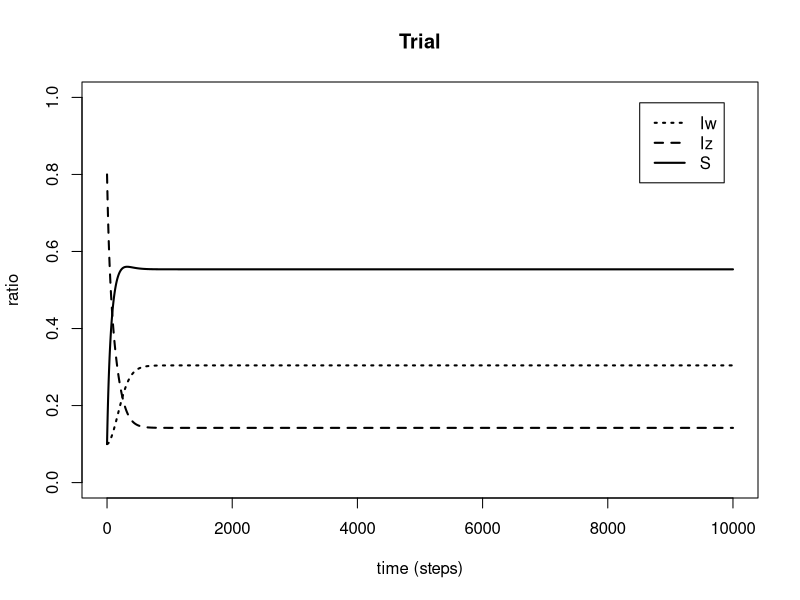
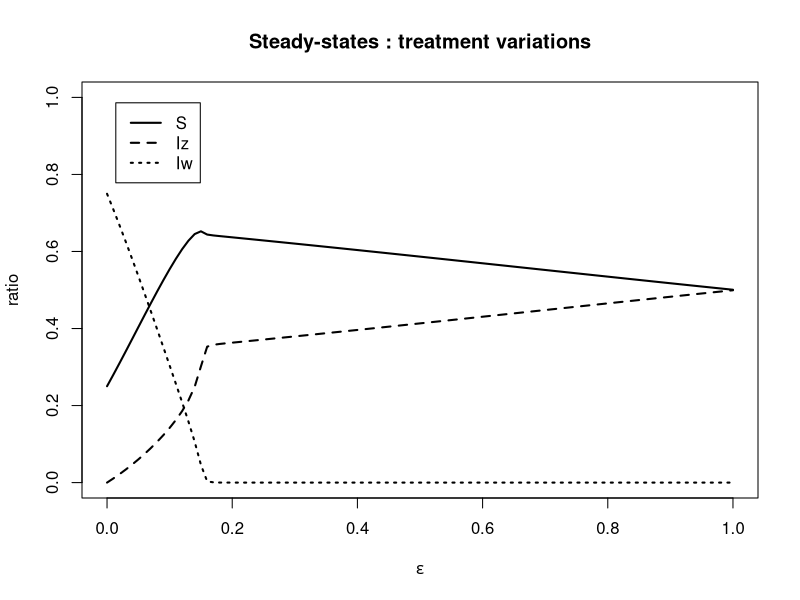
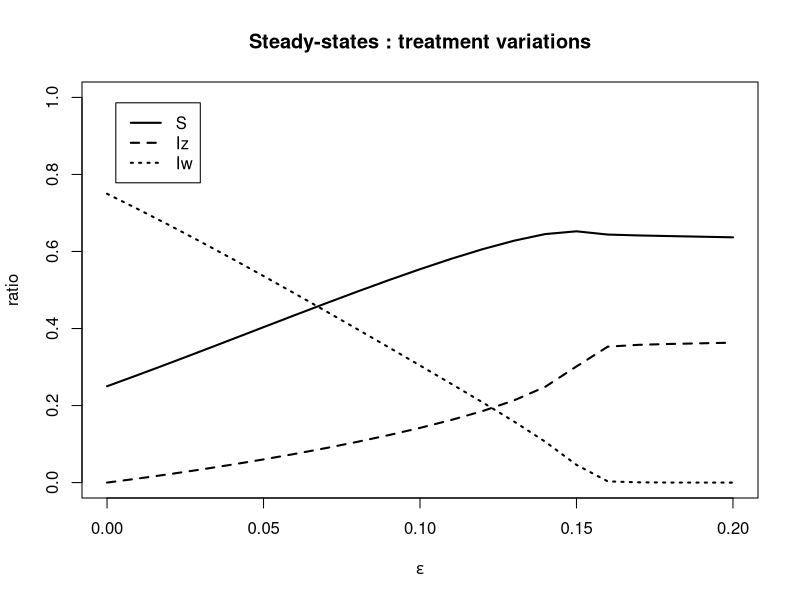
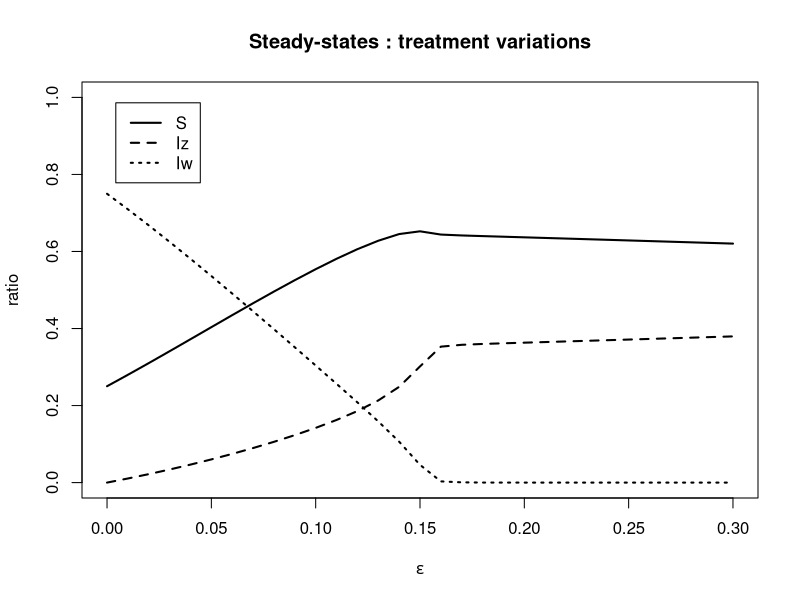
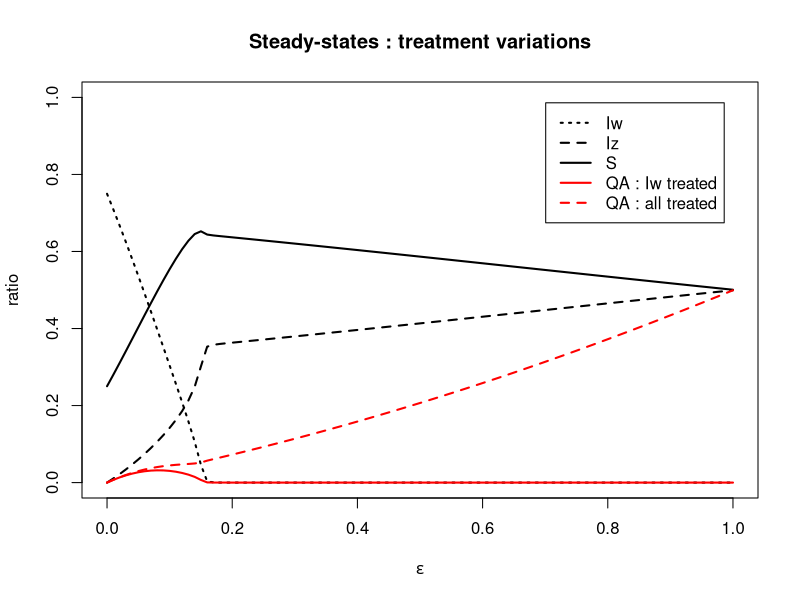

These figures' R source, in order:
## ---- chunk 1
library(deSolve)

options("scipen" = 10)
N <- 1
a <- 10000 #time span
m <- 1 #time step

pbeta_w_basic <- 0.04 #transmission parameter of Iw
pbeta_z_basic <- 0.015 #transmission parameter of Iz

prate_beta_w <- 0.1
prate_beta_z <- 0.01
prate_rho_prim <- 0.01

pgammaa <- 0.01 #innate recovery rate
pgamma_tilt <- 0.1 #recovery rate of Iw when treated by antibiotics


prho <- 0.05 #probability of clinical failure
prho_prim <- 0

peps <- 0.10 #initial value of the ratio of treated patients
peps_test <- 0.10 #initial value of the ratio of treated patients





prhoi <- seq(0,0.10,by=0.001)
prhoi_ext <- seq(0,0.50,by=0.001)
pepsi <- seq(0,1,by=0.01)


prop <- 0.01 



conv_crit <- 0.00001


## ---- chunk 2
parameters <- c(beta_w_basic=pbeta_w_basic, beta_z_basic=pbeta_z_basic, gamma=pgammaa, gamma_prim=pgamma_tilt, eps=peps, rho=prho, rate_beta_w=prate_beta_w, rate_beta_z=prate_beta_z, rate_rho_prim=prate_rho_prim )

state <- c(S=0.1, Iw=0.1, Iz=0.8)

times <- seq(0, a, by=m)

SIS_no_detection=function(times, state, parameters){
  with(as.list(c(state,parameters)),
       { 
         Q = eps*(Iw+Iz)
         beta_w = beta_w_basic - Q*rate_beta_w
         beta_z = beta_z_basic + Q*rate_beta_z
         rho_prim = Q*rate_rho_prim
         dS = - beta_w*Iw*S - beta_z*Iz*S + gamma*(1-eps)*Iw + gamma_prim*eps*Iw + gamma*Iz
        dIw = beta_w*Iw*S + (1-eps)*beta_w*Iw*Iz - eps*beta_z*Iz*Iw - rho*eps*Iw - gamma*(1-eps)*Iw - gamma_prim*eps*Iw
        dIz = beta_z*Iz*S + eps*beta_z*Iz*Iw + rho*eps*Iw - (1-eps)*beta_w*Iw*Iz - gamma*Iz
        
        list(c(dS, dIw, dIz))
       })
}

out=as.data.frame(
  ode(y=state, times=times, func=SIS_no_detection, parms=parameters)
)

## ---- chunk 3

plot(times, out$S, main="Trial", xlab="time (steps)", ylab="ratio", ylim=c(0,1), lty=1, lwd=2, type="l")
lines(times, out$Iw, lty=3, lwd=2)
lines(times, out$Iz, lty=2, lwd=2)

legend("topright" , inset=.05, c("Iw", "Iz", "S" ), lty=c(3,2,1), lwd=c(2,2,2))
## ---- chunk 4

parameters <- c(beta_w_basic=pbeta_w_basic, beta_z_basic=pbeta_z_basic, gamma=pgammaa, gamma_prim=pgamma_tilt, eps=peps, rho=prho, rate_beta_w=prate_beta_w, rate_beta_z=prate_beta_z, rate_rho_prim=prate_rho_prim )

state <- c(S=1-2*prop, Iw=prop, Iz=prop)

times <- seq(0, a, by=m)


root_main=function(times, state, parameters){
  dstate <- unlist(SIS_no_detection(times, state, parameters))
  sum(abs(dstate)) - conv_crit
  }

exploit_param_eps=function(x) {
  parameters[5] <- x
  out <- lsodar(func=SIS_no_detection, y=state, parms=parameters, times=times, rootfunc=root_main)
  return(tail(out, n=1))
  }

steady_eps <- do.call(rbind, lapply(pepsi, exploit_param_eps))
steady_eps <- unlist(steady_eps)

steady_time_eps <- steady_eps[,1]
steady_S_eps <- steady_eps[,2]
steady_Iw_eps <- steady_eps[,3]
steady_Iz_eps <- steady_eps[,4]
steady_QA_Iw_eps <- steady_Iw_eps*pepsi
steady_QA_Iw_Iz_eps <- (steady_Iw_eps+steady_Iz_eps)*pepsi

## ---- chunk 5

plot(pepsi, steady_Iw_eps, main="Steady-states : treatment variations", xlab=expression(epsilon), ylab="ratio", ylim=c(0,1), lty=3, lwd=2, type="l")

lines(pepsi, steady_Iz_eps, lty=2, lwd=2)
lines(pepsi, steady_S_eps, lty=1, lwd=2)

legend("topleft", inset=.05, c("S", "Iz", "Iw"), lty=c(1,2,3), lwd=rep(2,3))


#zoom : control for no interhost compet

pepsi2 <- seq(0,0.20,by=0.01)
steady_Iw_eps2 <- steady_Iw_eps[1:length(pepsi2)]
steady_Iz_eps2 <- steady_Iz_eps[1:length(pepsi2)]
steady_S_eps2 <- steady_S_eps[1:length(pepsi2)]

plot(pepsi2, steady_Iw_eps2, main="Steady-states : treatment variations", xlab=expression(epsilon), ylab="ratio", ylim=c(0,1), lty=3, lwd=2, type="l")

lines(pepsi2, steady_Iz_eps2, lty=2, lwd=2)
lines(pepsi2, steady_S_eps2, lty=1, lwd=2)

legend("topleft", inset=.05, c("S", "Iz", "Iw"), lty=c(1,2,3), lwd=rep(2,3))

#zoom : control for no sec resistance partial model

pepsi3 <- seq(0,0.30,by=0.01)
steady_Iw_eps3 <- steady_Iw_eps[1:length(pepsi3)]
steady_Iz_eps3 <- steady_Iz_eps[1:length(pepsi3)]
steady_S_eps3 <- steady_S_eps[1:length(pepsi3)]

plot(pepsi3, steady_Iw_eps3, main="Steady-states : treatment variations", xlab=expression(epsilon), ylab="ratio", ylim=c(0,1), lty=3, lwd=2, type="l")

lines(pepsi3, steady_Iz_eps3, lty=2, lwd=2)
lines(pepsi3, steady_S_eps3, lty=1, lwd=2)

legend("topleft", inset=.05, c("S", "Iz", "Iw"), lty=c(1,2,3), lwd=rep(2,3))





plot(pepsi, steady_Iw_eps, main="Steady-states : treatment variations", xlab=expression(epsilon), ylab="ratio", ylim=c(0,1), lty=3, lwd=2, type="l")

lines(pepsi, steady_Iz_eps, lty=2, lwd=2)
lines(pepsi, steady_S_eps, lty=1, lwd=2)
lines(pepsi, steady_QA_Iw_eps, lty=1, lwd=2, col='red')
lines(pepsi, steady_QA_Iw_Iz_eps, lty=2, lwd=2, col='red')

legend("topright" , inset=.05, c("Iw", "Iz", "S", 'QA : Iw treated', 'QA : all treated' ), lty=c(3,2,1,1,2), lwd=c(2,2,2,2,2), col=c(rep('black',3), rep('red',2)))
